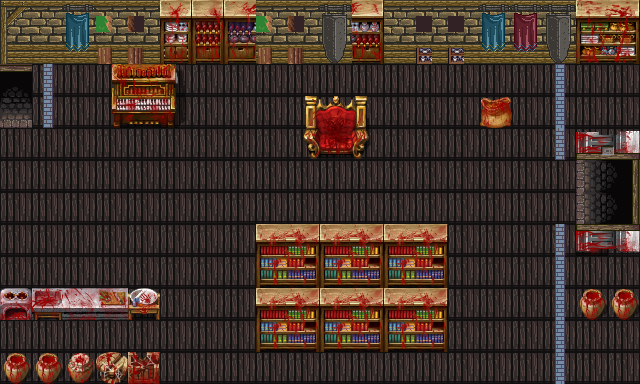

This is a level from a 2D game, rendered from its Tiled map with the project's own tilesets. A one-line summary and the complete map file follow:
An orthogonal 20x12 tile map with 32x32 px tiles, 4 tile layers (Suelo, Decorativo Sobre Decorativo, Estructuras Para Entrar, Decorativo), 5 tilesets and 13 objects.

<map version="1.2" tiledversion="1.3.1" orientation="orthogonal" renderorder="left-down" compressionlevel="0" width="20" height="12" tilewidth="32" tileheight="32" infinite="0" backgroundcolor="#000000" nextlayerid="8" nextobjectid="15">
 <tileset firstgid="1" source="hyptosis_tile-art-batch-1.tsx" />
 <tileset firstgid="901" source="hyptosis_tile-art-batch-3.tsx" />
 <tileset firstgid="1801" source="forest_tiles.tsx" />
 <tileset firstgid="2057" source="interior.tsx" />
 <tileset firstgid="2313" source="blood2.tsx" />
 <layer id="1" name="Suelo" width="20" height="12" locked="1">
  <data encoding="csv">
0,0,0,0,0,0,0,0,0,0,0,0,0,0,0,0,0,0,0,0,
0,0,0,0,0,0,0,0,0,0,0,0,0,0,0,0,0,0,0,0,
0,794,794,794,794,794,794,794,794,794,794,794,794,794,794,794,794,794,794,794,
794,794,794,794,794,794,794,794,794,794,794,794,794,794,794,794,794,794,794,794,
794,794,794,794,794,794,794,794,794,794,794,794,794,794,794,794,794,794,794,794,
794,794,794,794,794,794,794,794,794,794,794,794,794,794,794,794,794,794,794,794,
794,794,794,794,794,794,794,794,794,794,794,794,794,794,794,794,794,794,794,794,
794,794,794,794,794,794,794,794,794,794,794,794,794,794,794,794,794,794,794,794,
794,794,794,794,794,794,794,794,794,794,794,794,794,794,794,794,794,794,794,794,
794,794,794,794,794,794,794,794,794,794,794,794,794,794,794,794,794,794,794,794,
794,794,794,794,794,794,794,794,794,794,794,794,794,794,794,794,794,794,794,794,
794,794,794,794,794,794,794,794,794,794,794,794,794,794,794,794,794,794,794,794
</data>
 </layer>
 <layer id="2" name="Decorativo Sobre Decorativo" width="20" height="12" locked="1">
  <properties>
   <property name="Colisionable" type="bool" value="true" />
  </properties>
  <data encoding="csv">
476,477,477,477,477,477,477,477,477,477,477,477,477,477,477,477,477,477,477,478,
535,536,536,536,536,536,536,536,536,536,536,536,536,536,536,536,536,536,536,537,
0,2116,0,2542,2543,2544,0,0,0,0,0,0,0,0,0,0,0,3221227588,0,0,
0,2116,0,2558,2559,2560,0,0,0,2419,2420,2421,0,0,0,2562,0,3221227588,0,0,
0,0,0,0,0,0,0,0,0,2435,2436,2437,0,0,0,0,0,2116,2684357046,2684357030,
0,0,0,0,0,0,0,0,0,0,0,0,0,0,0,0,0,0,0,0,
0,0,0,0,0,0,0,0,0,0,0,0,0,0,0,0,0,0,0,0,
0,0,0,0,0,0,0,0,2447,2448,2447,2448,2447,2448,0,0,0,2116,2684357046,2684357030,
0,0,0,0,0,0,0,0,2463,2464,2463,2464,2463,2464,0,0,0,3221227588,0,0,
2537,2538,2539,2540,2541,0,0,0,2447,2448,2447,2448,2447,2448,0,0,0,3221227588,2465,2465,
0,0,0,0,0,0,0,0,2463,2464,2463,2464,2463,2464,0,0,0,3221227588,0,0,
2465,2465,2466,2468,2500,0,0,0,0,0,0,0,0,0,0,0,0,3221227588,0,0
</data>
 </layer>
 <layer id="3" name="Estructuras Para Entrar" width="20" height="12" locked="1">
  <data encoding="csv">
0,0,0,0,0,0,0,0,0,0,0,0,0,0,0,0,0,0,0,0,
0,0,0,0,0,0,0,0,0,0,0,0,0,0,0,0,0,0,0,0,
533,0,0,0,0,0,0,0,0,0,0,0,0,0,0,0,0,0,0,0,
563,0,0,0,0,0,0,0,0,0,0,0,0,0,0,0,0,0,0,0,
0,0,0,0,0,0,0,0,0,0,0,0,0,0,0,0,0,0,2684355122,2684355092,
0,0,0,0,0,0,0,0,0,0,0,0,0,0,0,0,0,0,2684355123,2684355093,
0,0,0,0,0,0,0,0,0,0,0,0,0,0,0,0,0,0,2684355123,2684355093,
0,0,0,0,0,0,0,0,0,0,0,0,0,0,0,0,0,0,2684355124,2684355094,
0,0,0,0,0,0,0,0,0,0,0,0,0,0,0,0,0,0,0,0,
0,0,0,0,0,0,0,0,0,0,0,0,0,0,0,0,0,0,0,0,
0,0,0,0,0,0,0,0,0,0,0,0,0,0,0,0,0,0,0,0,
0,0,0,0,0,0,0,0,0,0,0,0,0,0,0,0,0,0,0,0
</data>
 </layer>
 <objectgroup color="#aa0000" id="5" name="Colisionables No Hablan" locked="1">
  <object id="2" x="261.333" y="325.333" width="182.667" height="16" />
  <object id="3" x="263.333" y="262.667" width="177.333" height="16" />
  <object id="4" x="3.33333" y="292" width="152" height="18.6667" />
  <object id="5" x="6" y="356.667" width="146" height="18" />
  <object id="6" x="556" y="64.6667" width="8" height="93.3333" />
  <object id="7" x="554.667" y="224" width="12" height="159.333" />
  <object id="8" x="481.333" y="97.3333" width="28" height="25.3333" />
  <object id="9" x="0.666667" y="0" width="638.667" height="61.3333" />
  <object id="10" x="41.3333" y="64" width="14" height="60.6667" />
 </objectgroup>
 <objectgroup color="#0000ff" id="6" name="Colisionables Hablan" locked="1">
  <object id="11" x="114" y="74.6667" width="58.6667" height="48">
   <properties>
    <property name="Conversacion" value="Cada vez que pulso una tecla sale sangre, que asco." />
   </properties>
  </object>
  <object id="12" x="310.667" y="114" width="46.6667" height="32.6667">
   <properties>
    <property name="Conversacion" value="Parece que el sillon está bañado en sangre... que horrible todo." />
   </properties>
  </object>
 </objectgroup>
 <objectgroup color="#00aa00" id="7" name="Salida">
  <object id="13" x="2.66667" y="67.3333" width="32" height="57.3333" />
  <object id="14" x="580" y="160" width="50" height="61.3333" />
 </objectgroup>
 <layer id="4" name="Decorativo" width="20" height="12" locked="1">
  <data encoding="csv">
0,0,741,1877,1878,2413,2414,2415,1877,1878,743,2416,0,1879,1879,741,742,743,2443,2444,
0,0,771,1893,1894,2429,2430,2431,1893,1894,773,2432,0,1895,1895,771,772,773,2459,2460,
0,0,0,0,0,0,0,0,0,0,0,0,0,0,0,0,0,0,0,0,
0,0,0,0,0,0,0,0,0,0,0,0,0,0,0,0,0,0,0,0,
0,0,0,0,0,0,0,0,0,0,0,0,0,0,0,0,0,0,0,0,
0,0,0,0,0,0,0,0,0,0,0,0,0,0,0,0,0,0,0,0,
0,0,0,0,0,0,0,0,0,0,0,0,0,0,0,0,0,0,0,0,
0,0,0,0,0,0,0,0,0,0,0,0,0,0,0,0,0,0,0,0,
0,0,0,0,0,0,0,0,0,0,0,0,0,0,0,0,0,0,0,0,
0,0,0,0,0,0,0,0,0,0,0,0,0,0,0,0,0,0,0,0,
0,0,0,0,0,0,0,0,0,0,0,0,0,0,0,0,0,0,0,0,
0,0,0,0,0,0,0,0,0,0,0,0,0,0,0,0,0,0,0,0
</data>
 </layer>
</map>
